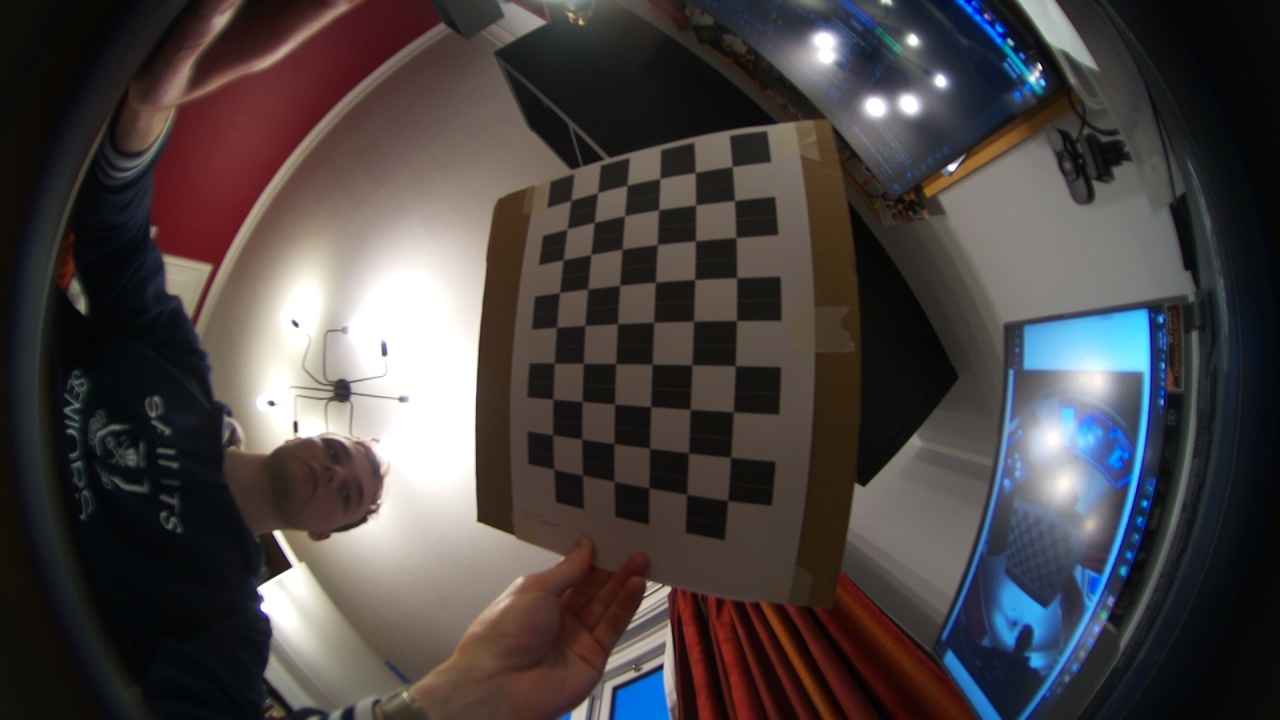
#> input picture fisheye_calibration/img_001.jpg, 1280 x 720 px; its folder holds 4 pictures in this run
$ python calibrate.py
#> lines starting #> are read from the running program, lines starting #| are printed output that depends on the picture
import cv2

import numpy as np
import os
from pathlib import Path

# Logic adapted from https://medium.com/@kennethjiang/calibrate-fisheye-lens-using-opencv-333b05afa0b0

CALIBRATION_DIR = Path(__file__).parent.resolve() / 'fisheye_calibration'
CHECKERBOARD = (6,9)

subpix_criteria = (cv2.TERM_CRITERIA_EPS+cv2.TERM_CRITERIA_MAX_ITER, 30, 0.1)
calibration_flags = cv2.fisheye.CALIB_RECOMPUTE_EXTRINSIC+cv2.fisheye.CALIB_CHECK_COND+cv2.fisheye.CALIB_FIX_SKEW

objp = np.zeros((1, CHECKERBOARD[0]*CHECKERBOARD[1], 3), np.float32)
objp[0,:,:2] = np.mgrid[0:CHECKERBOARD[0], 0:CHECKERBOARD[1]].T.reshape(-1, 2)

_img_shape = None
objpoints = [] # 3d point in real world space
imgpoints = [] # 2d points in image plane.

for fname in CALIBRATION_DIR.iterdir():
    img = cv2.imread(str(fname))
#> img is the input picture: shape (720, 1280, 3); mean B, G, R 67, 67.1, 73
    if _img_shape == None:
        _img_shape = img.shape[:2]
    else:
        assert _img_shape == img.shape[:2], "All images must share the same size."

    gray = cv2.cvtColor(img,cv2.COLOR_BGR2GRAY)
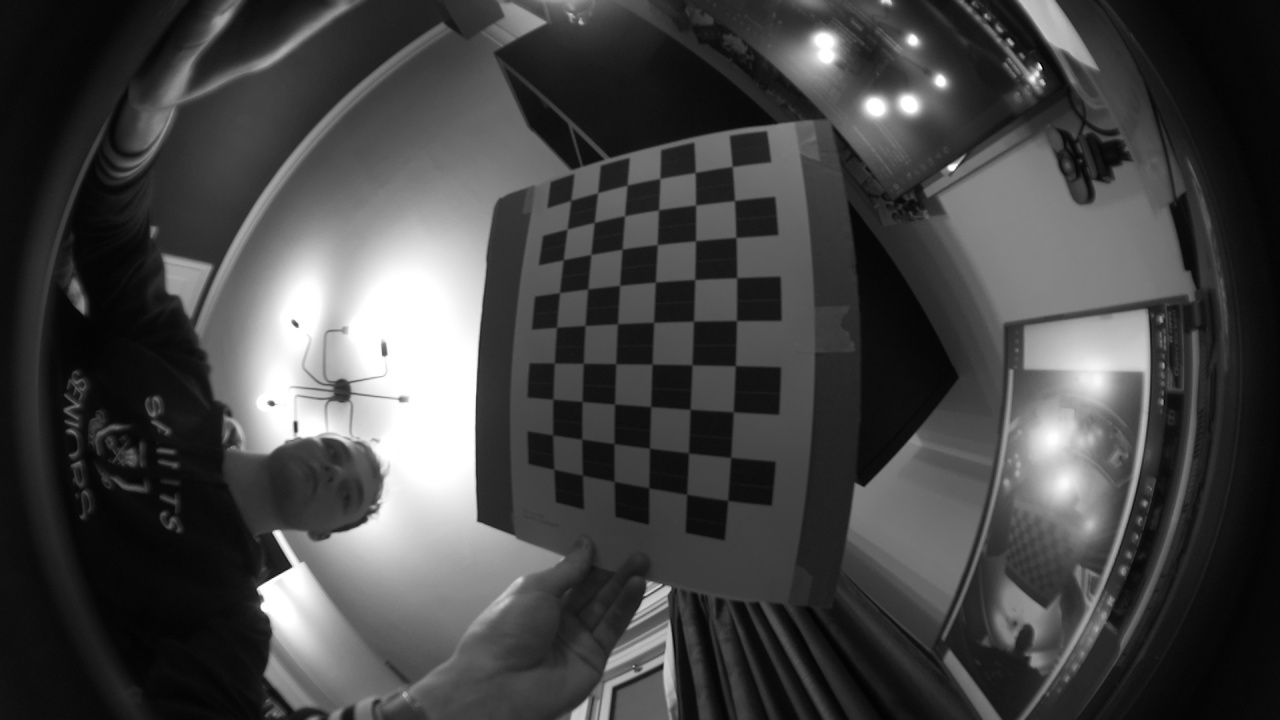
#> gray: shape (720, 1280); min 1, max 255, mean 68.8
    # Find the chess board corners
    ret, corners = cv2.findChessboardCorners(gray, CHECKERBOARD, cv2.CALIB_CB_ADAPTIVE_THRESH+cv2.CALIB_CB_FAST_CHECK+cv2.CALIB_CB_NORMALIZE_IMAGE)
#> ret = True; corners = 54 rows, first 8: [570.9, 200.4], [597.5, 192.9], [627.2, 185.2], [659.8, 178.6], [695.3, 172.5], [732, 166.4], [567.6, 228.6], [594.4, 222.5]
    # If found, add object points, image points (after refining them)
    if ret == True:
        objpoints.append(objp)
        cv2.cornerSubPix(gray,corners,(3,3),(-1,-1),subpix_criteria)
        imgpoints.append(corners)
#> pass 2 of the loop `for fname in CALIBRATION_DIR.iterdir():`:
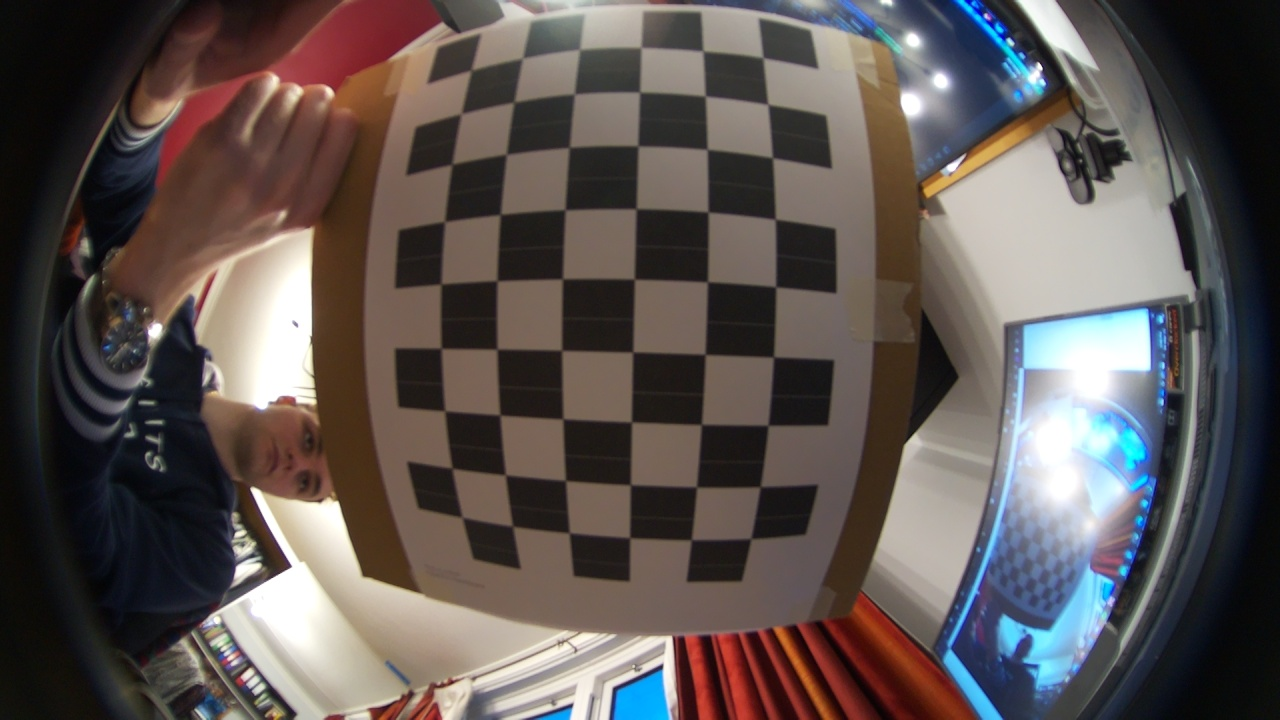
#> input picture fisheye_calibration/img_002.jpg, 1280 x 720 px
#> img is the input picture: shape (720, 1280, 3); mean B, G, R 82.3, 84.9, 93.3
#> `gray = cv2.cvtColor(img,cv2.COLOR_BGR2GRAY)`:
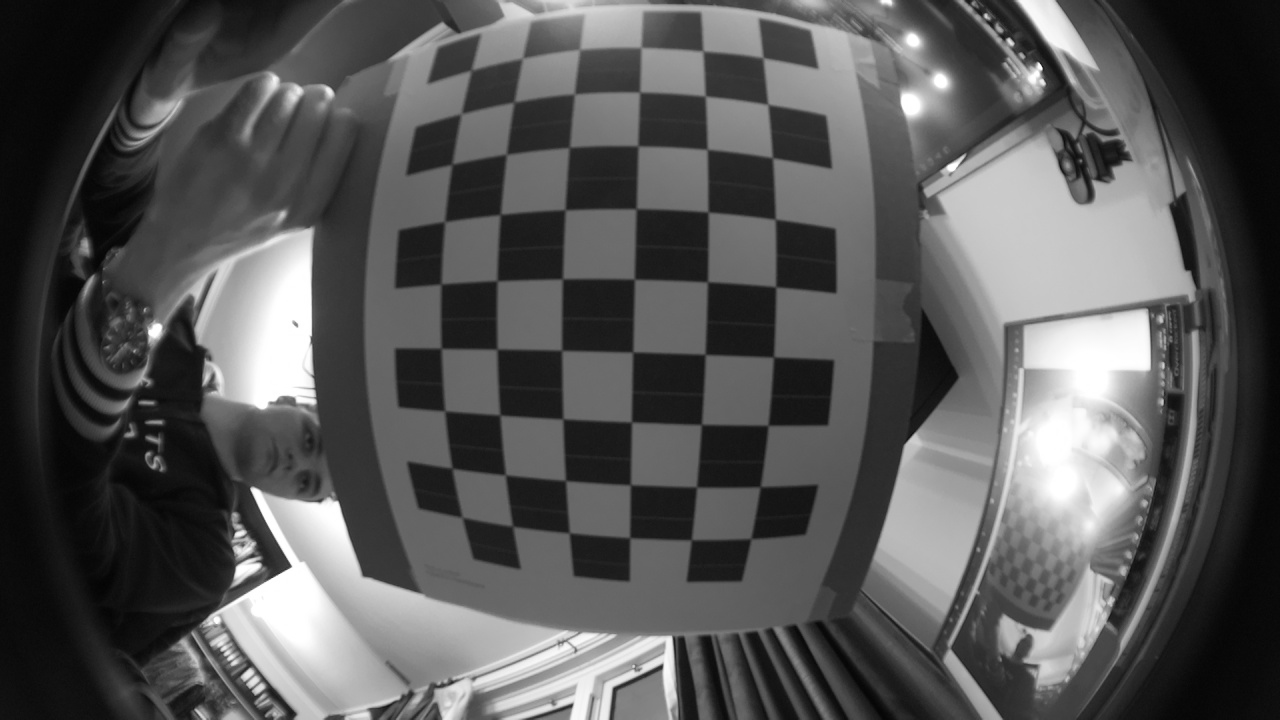
#> gray: shape (720, 1280); min 3, max 255, mean 87.1
#> corners = 54 rows, first 8: [471, 70.5], [522.6, 57.99], [578.4, 48.58], [639.7, 48.52], [702.8, 50.43], [763.2, 57.4], [460.8, 113.1], [514.5, 102.5]
#> pass 3 of the loop `for fname in CALIBRATION_DIR.iterdir():`:
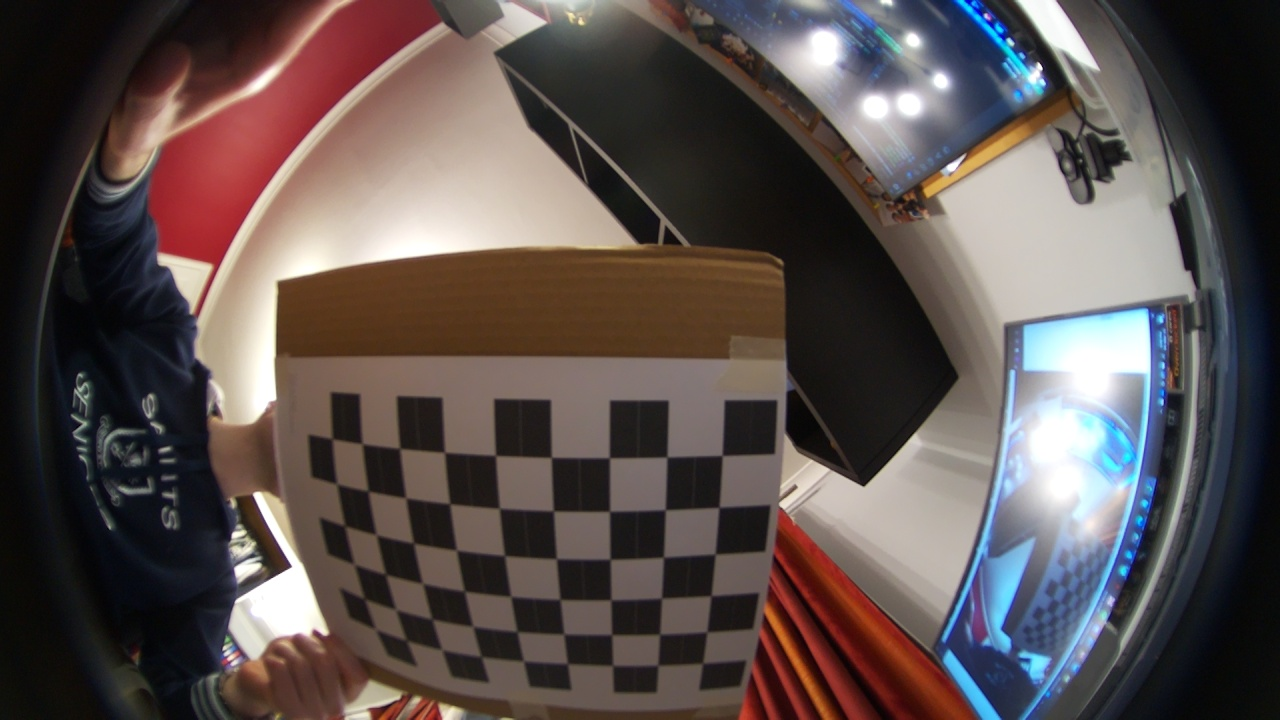
#> input picture fisheye_calibration/img_003.jpg, 1280 x 720 px
#> img is the input picture: shape (720, 1280, 3); mean B, G, R 78.1, 80.1, 90.7
#> `gray = cv2.cvtColor(img,cv2.COLOR_BGR2GRAY)`:
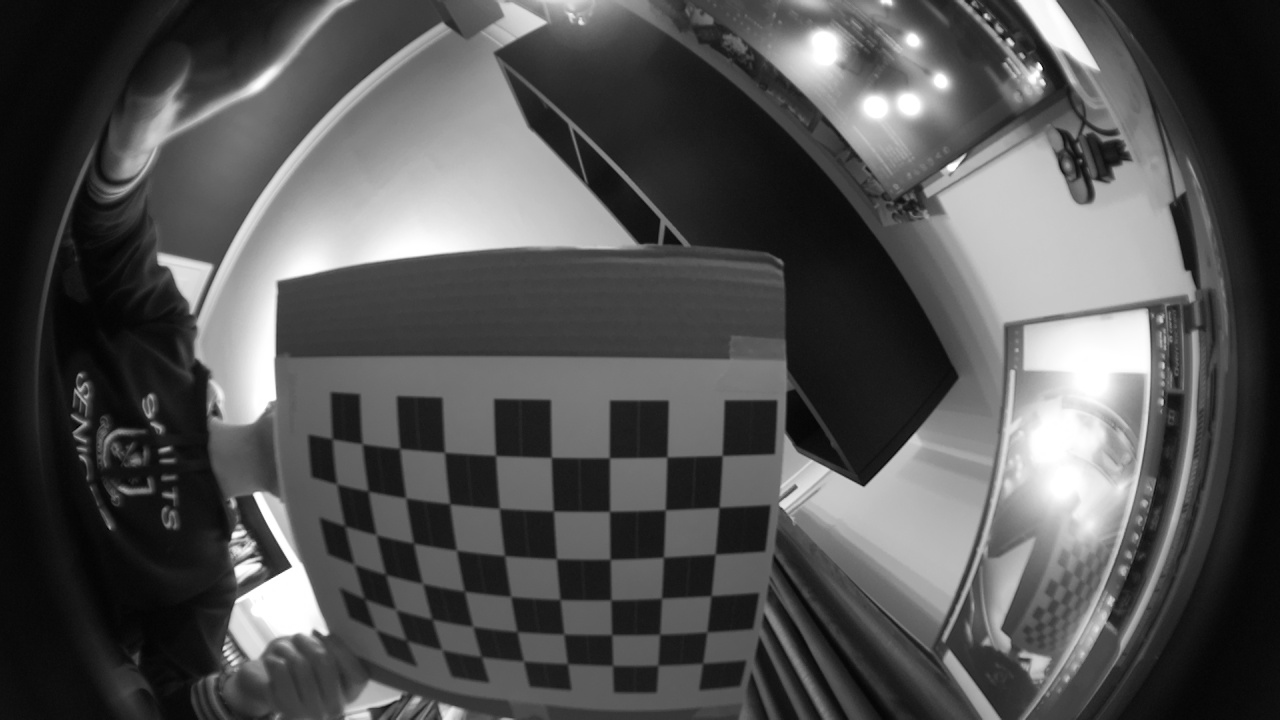
#> gray: shape (720, 1280); min 3, max 255, mean 83
#> corners = 54 rows, first 8: [722, 455.4], [718.9, 507.2], [715.3, 553.6], [711, 595.3], [707.2, 631.4], [702.9, 662.8], [667.2, 456.8], [665.4, 509.5]
#> the loop made 4 passes; the first 3 are shown

N_OK = len(objpoints)
K = np.zeros((3, 3))
D = np.zeros((4, 1))
rvecs = [np.zeros((1, 1, 3), dtype=np.float64) for i in range(N_OK)]
tvecs = [np.zeros((1, 1, 3), dtype=np.float64) for i in range(N_OK)]
rms, _, _, _, _ = \
#> (the run stopped early here; a loop or call above may not have finished)
